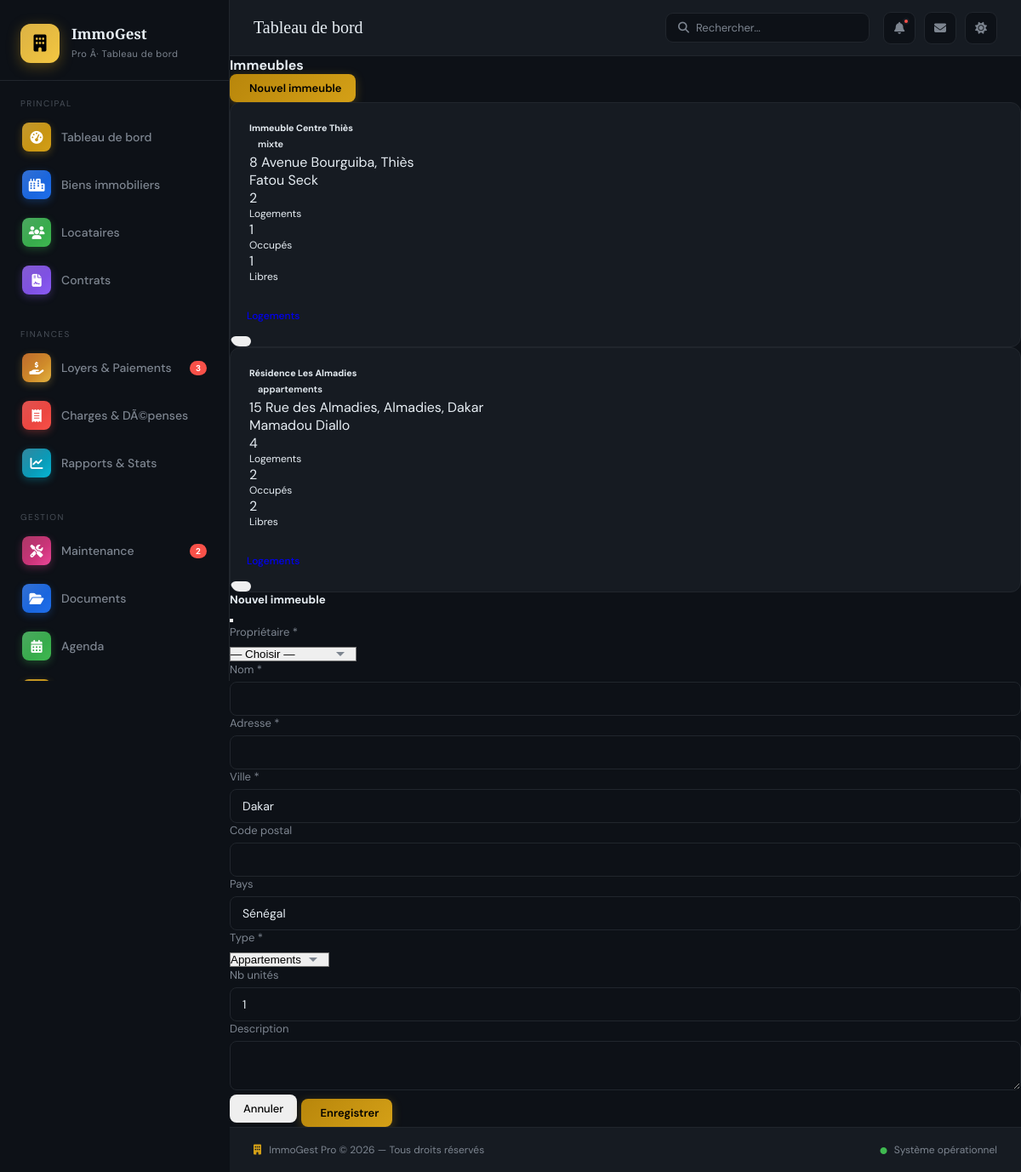
The page /pages/immeubles.php (signed in) on the database its author committed.
### tables this page shows
CREATE TABLE IF NOT EXISTS immeubles (
    id INT AUTO_INCREMENT PRIMARY KEY,
    proprietaire_id INT NOT NULL,
    nom VARCHAR(150) NOT NULL,
    adresse TEXT NOT NULL,
    ville VARCHAR(100) NOT NULL,
    code_postal VARCHAR(10),
    pays VARCHAR(60) DEFAULT 'Sénégal',
    type ENUM('appartements','maisons','commerces','mixte') DEFAULT 'appartements',
    nb_unites INT DEFAULT 1,
    description TEXT,
    photo VARCHAR(255),
    created_at TIMESTAMP DEFAULT CURRENT_TIMESTAMP,
    updated_at TIMESTAMP DEFAULT CURRENT_TIMESTAMP ON UPDATE CURRENT_TIMESTAMP,
    FOREIGN KEY (proprietaire_id) REFERENCES proprietaires(id) ON DELETE CASCADE
);

CREATE TABLE IF NOT EXISTS proprietaires (
    id INT AUTO_INCREMENT PRIMARY KEY,
    civilite ENUM('M.','Mme','Mlle','Société') DEFAULT 'M.',
    nom VARCHAR(100) NOT NULL,
    prenom VARCHAR(100),
    email VARCHAR(150),
    telephone VARCHAR(20),
    adresse TEXT,
    ville VARCHAR(100),
    code_postal VARCHAR(10),
    pays VARCHAR(60) DEFAULT 'Sénégal',
    rib VARCHAR(30),
    notes TEXT,
    created_at TIMESTAMP DEFAULT CURRENT_TIMESTAMP,
    updated_at TIMESTAMP DEFAULT CURRENT_TIMESTAMP ON UPDATE CURRENT_TIMESTAMP
);

### pages/immeubles.php (the view, shortened to what this page needs)
<?php
$db = getDB();
$immeubles = $db->query("SELECT i.*, p.nom AS proprio_nom, p.prenom AS proprio_prenom,
    (SELECT COUNT(*) FROM logements WHERE immeuble_id=i.id) AS nb_logements,
    (SELECT COUNT(*) FROM logements WHERE immeuble_id=i.id AND statut='occupe') AS nb_occupes
    FROM immeubles i JOIN proprietaires p ON i.proprietaire_id=p.id ORDER BY i.nom")->fetchAll();
?>
<?php include __DIR__ . '/../includes/header.php'; ?>
<div class="d-flex justify-content-between align-items-center mb-4">
  <h4 class="fw-bold mb-0"><i class="bi bi-buildings me-2 text-primary"></i>Immeubles</h4>
  <button class="btn btn-primary" data-bs-toggle="modal" data-bs-target="#modalImmeuble">
    <i class="bi bi-plus-lg me-1"></i>Nouvel immeuble
  </button>
</div>
<div class="row g-4">
<?php foreach ($immeubles as $im): ?>
<div class="col-md-6 col-xl-4">
  <div class="card border-0 shadow-sm h-100">
    <div class="card-body">
      <div class="d-flex justify-content-between align-items-start mb-2">
        <h6 class="fw-bold mb-0"><?= htmlspecialchars($im['nom']) ?></h6>
        <span class="badge bg-primary"><?= htmlspecialchars($im['type']) ?></span>
      </div>
      <p class="text-muted small mb-2"><i class="bi bi-geo-alt me-1"></i><?= htmlspecialchars($im['adresse'] . ', ' . $im['ville']) ?></p>
      <p class="text-muted small mb-3"><i class="bi bi-person me-1"></i><?= htmlspecialchars($im['proprio_prenom'] . ' ' . $im['proprio_nom']) ?></p>
      <div class="d-flex gap-3">
        <div class="text-center">
          <div class="fs-4 fw-bold text-primary"><?= $im['nb_logements'] ?></div>
          <div class="text-muted" style="font-size:.75rem">Logements</div>
        </div>
        <div class="text-center">
          <div class="fs-4 fw-bold text-success"><?= $im['nb_occupes'] ?></div>
          <div class="text-muted" style="font-size:.75rem">Occupés</div>
        </div>
        <div class="text-center">
          <div class="fs-4 fw-bold text-info"><?= $im['nb_logements'] - $im['nb_occupes'] ?></div>
          <div class="text-muted" style="font-size:.75rem">Libres</div>
        </div>
      </div>
    </div>
    <div class="card-footer bg-white border-0 d-flex gap-2">
      <a href="<?= APP_URL ?>/pages/logements.php?immeuble_id=<?= $im['id'] ?>" class="btn btn-sm btn-outline-primary flex-grow-1">
      </a>
      <form method="POST" class="d-inline" onsubmit="return confirm('Supprimer cet immeuble ?')">
        <button class="btn btn-sm btn-outline-danger"><i class="bi bi-trash"></i></button>
      </form>
    </div>
  </div>
</div>
<?php endforeach; ?>
</div>
<div class="modal fade" id="modalImmeuble" tabindex="-1">
  <div class="modal-dialog">
    <div class="modal-content">
      <form method="POST">
        <div class="modal-header">
          <h5 class="modal-title fw-bold"><i class="bi bi-building-add me-2"></i>Nouvel immeuble</h5>
          <button type="button" class="btn-close" data-bs-dismiss="modal"></button>
        </div>
        <div class="modal-body">
          <div class="row g-3">
            <div class="col-12">
              <label class="form-label">Propriétaire *</label>
              <select name="proprietaire_id" class="form-select" required>
                <option value="">— Choisir —</option>
              </select>
            </div>
            <div class="col-12"><label class="form-label">Nom *</label><input type="text" name="nom" class="form-control" required></div>
            <div class="col-12"><label class="form-label">Adresse *</label><input type="text" name="adresse" class="form-control" required></div>
            <div class="col-md-6"><label class="form-label">Ville *</label><input type="text" name="ville" class="form-control" required value="Dakar"></div>
            <div class="col-md-6"><label class="form-label">Code postal</label><input type="text" name="code_postal" class="form-control"></div>
            <div class="col-md-6">
              <label class="form-label">Pays</label>
              <input type="text" name="pays" class="form-control" value="Sénégal">
            </div>
            <div class="col-md-6">
              <label class="form-label">Type *</label>
              <select name="type" class="form-select">
                <option value="appartements">Appartements</option>
              </select>
            </div>
            <div class="col-md-6"><label class="form-label">Nb unités</label><input type="number" name="nb_unites" class="form-control" value="1" min="1"></div>
            <div class="col-12"><label class="form-label">Description</label><textarea name="description" class="form-control" rows="2"></textarea></div>
          </div>
        </div>
        <div class="modal-footer">
          <button type="button" class="btn btn-secondary" data-bs-dismiss="modal">Annuler</button>
          <button type="submit" class="btn btn-primary"><i class="bi bi-save me-1"></i>Enregistrer</button>
        </div>
      </form>
    </div>
  </div>
</div>
<?php include __DIR__ . '/../includes/footer.php'; ?>

### assets/css/style.css (style rules this page uses)
:root { --bg-main: #0d1117; --bg-card: #161b22; --bg-sidebar: #0d1117; --border: #21262d; --accent-gold: #d4a017; --accent-blue: #1f6feb; --accent-green: #3fb950; --accent-red: #f85149; --accent-orange: #e3b341; --text-primary: #e6edf3; --text-muted: #7d8590; --text-dim: #484f58; --sidebar-w: 270px; --radius: 12px; --shadow: 0 8px 32px rgba(0,0,0,.45); }
* { margin:0; padding:0; box-sizing:border-box; }
body { font-family: 'DM Sans', sans-serif; background: var(--bg-main); color: var(--text-primary); min-height: 100vh; display: flex; }
.card { background: var(--bg-card); border: 1px solid var(--border); border-radius: var(--radius); overflow: hidden; }
.card-body { padding: 22px; }
.badge { padding: 4px 10px; border-radius: 20px; font-size: 11px; font-weight: 600; display: inline-flex; align-items:center; gap:5px; }
.btn { display:inline-flex; align-items:center; gap:7px; padding:8px 16px; border-radius:8px; font-size:13px; font-weight:500; cursor:pointer; border:none; text-decoration:none; transition: all .2s; font-family:'DM Sans',sans-serif; }
.btn-primary { background: linear-gradient(135deg, #b8860b, #d4a017); color:#000; font-weight:600; box-shadow: 0 3px 12px rgba(212,160,23,.3); }
.btn-sm { padding:6px 12px; font-size:12px; }
.form-label { display:block; font-size:13px; color:var(--text-muted); margin-bottom:6px; }
.form-control { width:100%; background: var(--bg-main); border: 1px solid var(--border); border-radius:8px; padding:10px 14px; color:var(--text-primary); font-size:14px; font-family:'DM Sans',sans-serif; outline:none; transition:border-color .2s; }
.form-select { appearance:none; background-repeat:no-repeat; background-position:right 12px center; padding-right:32px; }

### rows shown on the page
immeubles: nom "Immeuble Centre Thiès", type "mixte", adresse+ville "8 Avenue Bourguiba, Thiès", proprietaire.nom "Fatou Seck", nb_logements "2", nb_occupes "1"
immeubles: nom "Résidence Les Almadies", type "appartements", adresse+ville "15 Rue des Almadies, Almadies, Dakar", proprietaire.nom "Mamadou Diallo", nb_logements "4", nb_occupes "2"

### other values the page prints
$page_title "Tableau de bord"
